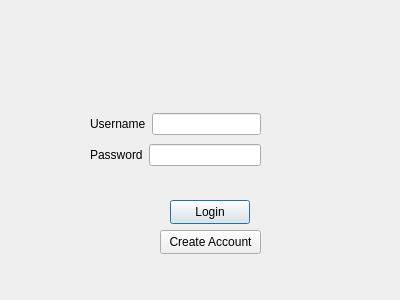
<?xml version="1.0" encoding="UTF-8"?>
<ui version="4.0">
 <class>login</class>
 <widget class="QDialog" name="login">
  <property name="geometry">
   <rect>
    <x>0</x>
    <y>0</y>
    <width>400</width>
    <height>300</height>
   </rect>
  </property>
  <property name="windowTitle">
   <string>Dialog</string>
  </property>
  <widget class="QStackedWidget" name="stackedWidget">
   <property name="geometry">
    <rect>
     <x>80</x>
     <y>70</y>
     <width>291</width>
     <height>191</height>
    </rect>
   </property>
   <widget class="QWidget" name="login_page" native="true">
    <widget class="QPushButton" name="login_push">
     <property name="geometry">
      <rect>
       <x>90</x>
       <y>130</y>
       <width>80</width>
       <height>24</height>
      </rect>
     </property>
     <property name="text">
      <string>Login</string>
     </property>
    </widget>
    <widget class="QPushButton" name="createacc_push">
     <property name="geometry">
      <rect>
       <x>80</x>
       <y>160</y>
       <width>101</width>
       <height>24</height>
      </rect>
     </property>
     <property name="text">
      <string>Create Account</string>
     </property>
    </widget>
    <widget class="QWidget" name="">
     <property name="geometry">
      <rect>
       <x>10</x>
       <y>40</y>
       <width>171</width>
       <height>60</height>
      </rect>
     </property>
     <layout class="QVBoxLayout" name="verticalLayout">
      <item>
       <layout class="QHBoxLayout" name="horizontalLayout_2">
        <item>
         <widget class="QLabel" name="user">
          <property name="text">
           <string>Username</string>
          </property>
         </widget>
        </item>
        <item>
         <widget class="QLineEdit" name="user_line"/>
        </item>
       </layout>
      </item>
      <item>
       <layout class="QHBoxLayout" name="horizontalLayout">
        <item>
         <widget class="QLabel" name="password">
          <property name="text">
           <string>Password</string>
          </property>
         </widget>
        </item>
        <item>
         <widget class="QLineEdit" name="password_line"/>
        </item>
       </layout>
      </item>
     </layout>
    </widget>
   </widget>
   <widget class="QWidget" name="createAcc_page">
    <widget class="QWidget" name="layoutWidget">
     <property name="geometry">
      <rect>
       <x>0</x>
       <y>20</y>
       <width>261</width>
       <height>111</height>
      </rect>
     </property>
     <layout class="QVBoxLayout" name="verticalLayout_2">
      <item>
       <layout class="QHBoxLayout" name="horizontalLayout_3">
        <item>
         <widget class="QLabel" name="user_label">
          <property name="text">
           <string>Username</string>
          </property>
         </widget>
        </item>
        <item>
         <widget class="QLineEdit" name="user_line_2"/>
        </item>
       </layout>
      </item>
      <item>
       <layout class="QHBoxLayout" name="horizontalLayout_4">
        <item>
         <widget class="QLabel" name="pass_label_2">
          <property name="text">
           <string>Password</string>
          </property>
         </widget>
        </item>
        <item>
         <widget class="QLineEdit" name="pass_line"/>
        </item>
       </layout>
      </item>
     </layout>
    </widget>
    <widget class="QPushButton" name="submit_createAcc">
     <property name="geometry">
      <rect>
       <x>90</x>
       <y>150</y>
       <width>80</width>
       <height>24</height>
      </rect>
     </property>
     <property name="text">
      <string>Submit</string>
     </property>
    </widget>
    <widget class="QLabel" name="label">
     <property name="geometry">
      <rect>
       <x>10</x>
       <y>0</y>
       <width>241</width>
       <height>16</height>
      </rect>
     </property>
     <property name="text">
      <string>Create and Submit Username and Password</string>
     </property>
    </widget>
   </widget>
  </widget>
 </widget>
 <resources/>
 <connections/>
</ui>
